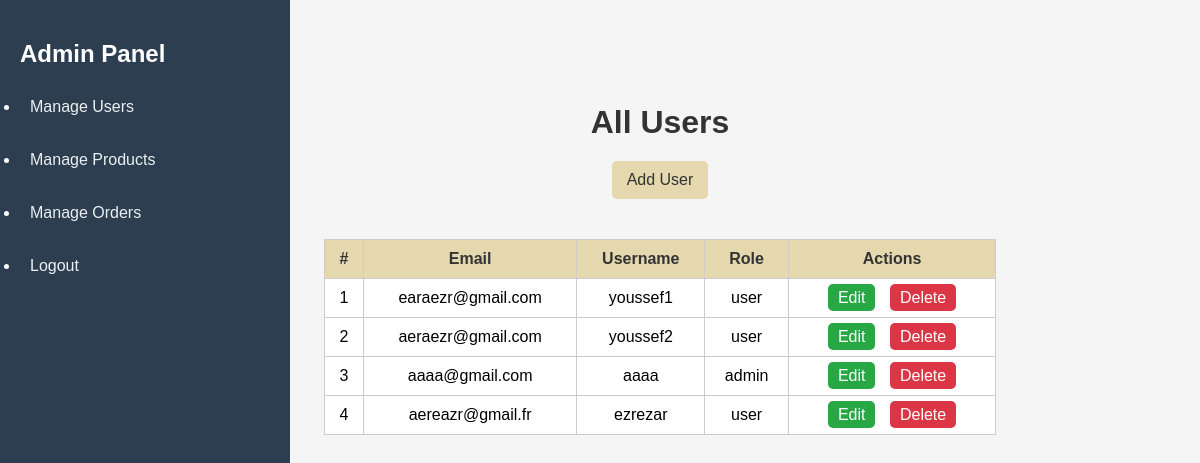
Page /public/users.php (signed in) on the committed database.
### tables this page shows
CREATE TABLE `users` (
  `id` int(11) UNSIGNED NOT NULL,
  `username` varchar(100) DEFAULT NULL,
  `email` varchar(100) NOT NULL,
  `password` varchar(255) NOT NULL,
  `role` enum('admin','user') DEFAULT 'user',
  `created_at` timestamp NULL DEFAULT current_timestamp(),
  `profile_picture` varchar(255) DEFAULT NULL
);

### app/controllers/UserCrud.php (called while the page is built, shortened)
<?php
require_once '../config/database.php';
require_once '../app/models/User.php';
class UserCrud {
    private $user;
    public function __construct($pdo) {
        $this->user = new User($pdo);
    }
public function getUsers() {
    return $this->user->getAllUsers();
}
}
?>

### app/models/User.php (called while the page is built, shortened)
<?php
class User {
    private $pdo;
    public function __construct($pdo) {
        $this->pdo = $pdo;
    }
    public function getAllUsers() {
        try {
            $query = $this->pdo->prepare("SELECT * FROM users");
            $query->execute();
            return $query->fetchAll(PDO::FETCH_ASSOC);
        } catch (PDOException $e) {
            echo "Error: " . $e->getMessage();
            return [];
        }
    }
}
?>

### public/users.php (the view, shortened to what this page needs)
<?php
require_once '../config/database.php';
require_once '../app/controllers/UserCrud.php';
try {
    $userCrud = new UserCrud($pdo);
    $users = $userCrud->getUsers();
} catch (PDOException $e) {
    die("Database connection failed: " . $e->getMessage());
}
?>
<!DOCTYPE html>
<html lang="en">
<head>
</head>
<body>
<div class="sidebar">
        <h2>Admin Panel</h2>
        <ul>
            <li><a href="./users.php">Manage Users</a></li>
            <li><a href="./products.php">Manage Products</a></li>
            <li><a href="./orders.php">Manage Orders</a></li>
            <li><a href="./logout.php">Logout</a></li>
        </ul>
    </div>
    <div class='boarduser'>
    <h1>All Users</h1>
    <div style="text-align: center; margin-bottom: 20px;">
        <a href="add_user.php" class="add-user-btn">Add User</a>
    </div>
    <?php if (!empty($users)): ?>
        <table>
            <thead>
                <tr>
                    <th>#</th>
                    <th>Email</th>
                    <th>Username</th>
                    <th>Role</th>
                    <th>Actions</th>
                </tr>
            </thead>
            <tbody>
                <?php foreach ($users as $index => $user): ?>
                    <tr>
                        <td><?= $index + 1; ?></td>
                        <td><?= htmlspecialchars($user['email']); ?></td>
                        <td><?= htmlspecialchars($user['username']); ?></td>
                        <td><?= htmlspecialchars($user['role']); ?></td>
                        <td>
                            <a href="edit_user.php?id=<?= $user['id']; ?>" class="action-btn edit-btn">Edit</a>
                            <a href="delete_user.php?id=<?= $user['id']; ?>" class="action-btn delete-btn" onclick="return confirm('Are you sure you want to delete this user?');">Delete</a>
                        </td>
                    </tr>
                <?php endforeach; ?>
            </tbody>
        </table>
    <?php else: ?>
        <p style="text-align: center; font-size: 18px;">No users found.</p>
    <?php endif; ?>
    </div>
</body>
</html>

### public/users.php (style rules this page uses)
.boarduser { position:absolute; top:10%; left: 20%; width:70% }
body { font-family: Arial, sans-serif; margin: 0; padding: 0; background-color: #f5f5f5; }
h1 { text-align: center; color: #333; margin: 20px 0; }
.sidebar { width: 250px; height: 100vh; background-color: #2c3e50; color: white; padding: 20px; }
.sidebar h2 { margin-bottom: 20px; }
.sidebar ul { padding-left: 0; }
.sidebar ul li { margin: 15px 0; }
.sidebar a { color: #ecf0f1; text-decoration: none; padding: 10px; display: block; border-radius: 4px; transition: background 0.3s; }
.add-user-btn { display: inline-block; padding: 10px 15px; background-color: #e5d8af; color: #333; text-decoration: none; border-radius: 5px; margin-bottom: 20px; }
table { margin: 0 auto; width: 80%; border-collapse: collapse; background-color: white; }
th, td { border: 1px solid #ccc; padding: 10px; text-align: center; }
th { background-color: #e5d8af; color: #333; }
.action-btn { padding: 5px 10px; border-radius: 5px; text-decoration: none; color: white; margin: 0 5px; }
.edit-btn { background-color: #28a745; }
.delete-btn { background-color: #dc3545; }

### rows in the picture
users: email "earaezr@gmail.com", username "youssef1", role "user"
users: email "aeraezr@gmail.com", username "youssef2", role "user"
users: email "aaaa@gmail.com", username "aaaa", role "admin"
users: email "aereazr@gmail.fr", username "ezrezar", role "user"
